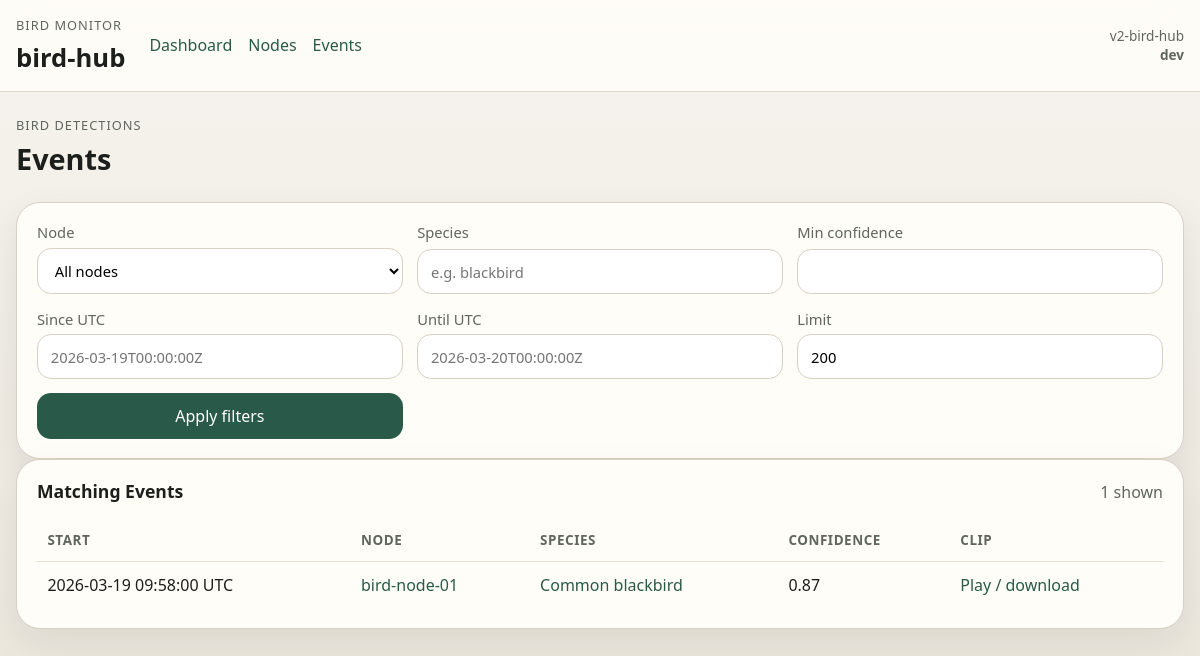
The app's page /events with its own data.
### tables this page shows
CREATE TABLE events (
                    id INTEGER PRIMARY KEY AUTOINCREMENT,
                    ingest_batch_id INTEGER,
                    event_id TEXT NOT NULL UNIQUE,
                    node_id TEXT NOT NULL,
                    species_common_name TEXT NOT NULL,
                    species_scientific_name TEXT,
                    confidence REAL NOT NULL,
                    event_start_utc TEXT NOT NULL,
                    event_end_utc TEXT NOT NULL,
                    clip_id INTEGER,
                    health_snapshot_id INTEGER,
                    app_version TEXT,
                    runtime_backend TEXT,
                    birdnet_version TEXT,
                    time_source TEXT,
                    utc_available INTEGER NOT NULL DEFAULT 1,
                    source_window_started_at TEXT,
                    source_window_ended_at TEXT,
                    analysis_duration_seconds REAL,
                    location_name TEXT,
                    latitude REAL,
                    longitude REAL,
                    created_at TEXT NOT NULL
                );

### v2/bird-hub/bird_hub/app.py (the view)
    @app.get("/events")
    def events_page() -> str:
        node_id = request.args.get("node_id") or None
        since_utc = request.args.get("since_utc") or None
        until_utc = request.args.get("until_utc") or None
        species = request.args.get("species") or None
        min_confidence = _coerce_float(request.args.get("min_confidence"))
        limit = _coerce_int(request.args.get("limit"), default=config.default_event_limit)
        events = storage.list_events(
            node_id=node_id,
            since_utc=since_utc,
            until_utc=until_utc,
            species=species,
            min_confidence=min_confidence,
            limit=limit,
        )
        return render_template(
            "events.html",
            events=events,
            nodes=storage.list_nodes(),
            filters={
                "node_id": node_id,
                "since_utc": since_utc,
                "until_utc": until_utc,
                "species": species,
                "min_confidence": request.args.get("min_confidence", ""),
                "limit": limit,
            },
        )

### v2/bird-hub/bird_hub/app.py (called while the page is built)
def _coerce_float(value: str | None) -> float | None:
    if value in (None, ""):
        return None
    try:
        return float(value)
    except ValueError:
        return None

def _coerce_int(value: str | None, default: int | None = None) -> int | None:
    if value in (None, ""):
        return default
    try:
        return int(value)
    except ValueError:
        return default

def _display_utc(value: str | None) -> str:
    if not value:
        return "-"
    return value.replace("T", " ").replace("Z", " UTC")

### v2/bird-hub/bird_hub/storage.py (called while the page is built)
def _parse_utc(value: str | None) -> datetime | None:
    if not value:
        return None
    normalized = value[:-1] if value.endswith("Z") else value
    try:
        return datetime.fromisoformat(normalized)
    except ValueError:
        return None

def _to_float(value: object) -> float | None:
    if value in ("", None):
        return None
    try:
        return float(value)
    except (TypeError, ValueError):
        return None

    def _health_summary(self, snapshot_payload: dict[str, Any] | None) -> dict[str, Any] | None:
        if not snapshot_payload:
            return None
        health = snapshot_payload.get("health") or {}
        system = health.get("system") or {}
        microphone = health.get("microphone") or {}
        birdnet = health.get("birdnet") or {}
        return {
            "system_status": system.get("status"),
            "microphone_status": microphone.get("status"),
            "birdnet_status": birdnet.get("status"),
            "cpu_temperature_celsius": system.get("cpu_temperature_celsius"),
            "free_bytes": system.get("free_bytes"),
        }

    def _connect(self) -> sqlite3.Connection:
        connection = sqlite3.connect(self.config.database_path)
        connection.row_factory = sqlite3.Row
        return connection

### v2/bird-hub/bird_hub/templates/events.html (shortened to what this page needs)
{% extends "base.html" %}
{% block content %}
  <section class="page-heading">
    <div>
      <p class="eyebrow">Bird detections</p>
      <h2>Events</h2>
    </div>
  </section>
  <section class="card">
    <form class="filter-form" method="get" action="{{ url_for('events_page') }}">
      <label>
        Node
        <select name="node_id">
          <option value="">All nodes</option>
        </select>
      </label>
      <label>
        Species
        <input type="text" name="species" value="{{ filters.species or '' }}" placeholder="e.g. blackbird">
      </label>
      <label>
        Min confidence
        <input type="number" name="min_confidence" min="0" max="1" step="0.01" value="{{ filters.min_confidence }}">
      </label>
      <label>
        Since UTC
        <input type="text" name="since_utc" value="{{ filters.since_utc or '' }}" placeholder="2026-03-19T00:00:00Z">
      </label>
      <label>
        Until UTC
        <input type="text" name="until_utc" value="{{ filters.until_utc or '' }}" placeholder="2026-03-20T00:00:00Z">
      </label>
      <label>
        Limit
        <input type="number" name="limit" min="1" max="1000" value="{{ filters.limit }}">
      </label>
      <button type="submit">Apply filters</button>
    </form>
  </section>
  <section class="card">
    <div class="section-heading">
      <h3>Matching Events</h3>
      <span class="muted">{{ events|length }} shown</span>
    </div>
    {% if events %}
      <div class="table-wrapper">
        <table>
          <thead>
            <tr>
              <th>Start</th>
              <th>Node</th>
              <th>Species</th>
              <th>Confidence</th>
              <th>Clip</th>
            </tr>
          </thead>
          <tbody>
            {% for event in events %}
              <tr>
                <td>{{ event.event_start_utc|utc_display }}</td>
                <td><a href="{{ url_for('node_detail_page', node_id=event.node_id) }}">{{ event.node_id }}</a></td>
                <td><a href="{{ url_for('event_detail_page', event_id=event.event_id) }}">{{ event.species_common_name }}</a></td>
                <td>{{ '%.2f'|format(event.confidence) }}</td>
                <td>
                  {% if event.clip %}
                    <a href="{{ url_for('api_event_clip', event_id=event.event_id) }}">Play / download</a>
                  {% else %}
                    -
                  {% endif %}
                </td>
              </tr>
            {% endfor %}
          </tbody>
        </table>
      </div>
    {% else %}
      <p class="empty-state">No events match the current filters.</p>
    {% endif %}
  </section>
{% endblock %}

### v2/bird-hub/bird_hub/static/styles.css (style rules this page uses)
:root { --bg: #f3f1ea; --surface: #fffdf8; --surface-strong: #ffffff; --text: #1d1f1c; --muted: #5f665e; --border: #d8d0c2; --accent: #295a49; --accent-soft: #dbe8e1; --warning: #915f10; --warning-soft: #f8e6c7; --danger: #8a2d2d; --danger-soft: #f6dddd; --shadow: 0 14px 36px rgba(29, 31, 28, 0.08); }
* { box-sizing: border-box; }
body { margin: 0; background: linear-gradient(180deg, #f6f4ef 0%, #ece7dd 100%); color: var(--text); font-family: "Segoe UI", Tahoma, sans-serif; }
a { color: var(--accent); text-decoration: none; }
.eyebrow { margin: 0 0 0.35rem; color: var(--muted); font-size: 0.8rem; letter-spacing: 0.08em; text-transform: uppercase; }
.hero, .page-heading, .two-column-layout, .card-grid { margin-bottom: 1.5rem; }
.hero h2, .page-heading h2 { margin: 0 0 0.5rem; font-size: clamp(1.8rem, 2vw, 2.4rem); }
.hero-copy, .muted { color: var(--muted); }
.card, .upload-card { border: 1px solid var(--border); border-radius: 24px; background: var(--surface); box-shadow: var(--shadow); padding: 1.2rem 1.25rem; }
.section-heading { display: flex; justify-content: space-between; gap: 1rem; align-items: baseline; margin-bottom: 1rem; }
.section-heading h3 { margin: 0; font-size: 1.1rem; }
.table-wrapper { overflow-x: auto; }
table { width: 100%; border-collapse: collapse; }
th, td { padding: 0.75rem 0.65rem; text-align: left; border-top: 1px solid rgba(216, 208, 194, 0.7); vertical-align: top; }
thead th { border-top: 0; color: var(--muted); font-size: 0.84rem; text-transform: uppercase; letter-spacing: 0.04em; }
.filter-form { display: grid; grid-template-columns: repeat(3, minmax(0, 1fr)); gap: 0.9rem; }
.filter-form label { display: grid; gap: 0.35rem; font-size: 0.92rem; color: var(--muted); }
input, select, button { font: inherit; }
input, select { width: 100%; padding: 0.7rem 0.8rem; border: 1px solid var(--border); border-radius: 14px; background: white; }
button { padding: 0.75rem 1rem; border: 0; border-radius: 14px; background: var(--accent); color: white; cursor: pointer; }

### records on screen
events: event_start_utc|utc_display "2026-03-19 09:58:00 UTC", node_id "bird-node-01", species_common_name "Common blackbird", confidence "0.87"

### other values on screen
{{ app_variant }} "v2-bird-hub"
{{ app_commit }} "dev"
{{ events|length }} "1"
